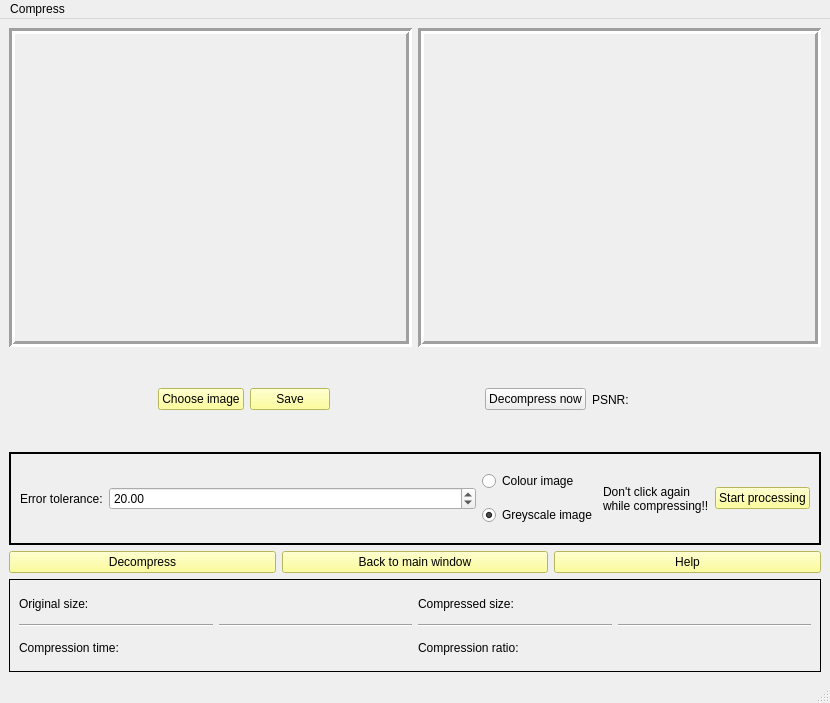
<?xml version="1.0" encoding="UTF-8"?>
<ui version="4.0">
 <class>CompressWindow</class>
 <widget class="QMainWindow" name="CompressWindow">
  <property name="geometry">
   <rect>
    <x>0</x>
    <y>0</y>
    <width>830</width>
    <height>703</height>
   </rect>
  </property>
  <property name="baseSize">
   <size>
    <width>0</width>
    <height>0</height>
   </size>
  </property>
  <property name="windowTitle">
   <string>Compress</string>
  </property>
  <property name="styleSheet">
   <string notr="true"/>
  </property>
  <widget class="QWidget" name="centralwidget">
   <layout class="QGridLayout" name="gridLayout_3">
    <item row="0" column="0">
     <layout class="QGridLayout" name="gridLayout">
      <item row="1" column="0" colspan="2">
       <layout class="QVBoxLayout" name="verticalLayout_6">
        <item>
         <layout class="QHBoxLayout" name="horizontalLayout_2">
          <item>
           <spacer name="horizontalSpacer_3">
            <property name="orientation">
             <enum>Qt::Horizontal</enum>
            </property>
            <property name="sizeHint" stdset="0">
             <size>
              <width>40</width>
              <height>20</height>
             </size>
            </property>
           </spacer>
          </item>
          <item>
           <layout class="QHBoxLayout" name="horizontalLayout_6">
            <item>
             <widget class="QPushButton" name="choosebtn">
              <property name="styleSheet">
               <string notr="true">background-color: rgb(255, 255, 127);</string>
              </property>
              <property name="text">
               <string>Choose image</string>
              </property>
             </widget>
            </item>
            <item>
             <widget class="QPushButton" name="savebtn">
              <property name="styleSheet">
               <string notr="true">background-color: rgb(255, 255, 127);</string>
              </property>
              <property name="text">
               <string>Save</string>
              </property>
             </widget>
            </item>
           </layout>
          </item>
          <item>
           <spacer name="horizontalSpacer_2">
            <property name="orientation">
             <enum>Qt::Horizontal</enum>
            </property>
            <property name="sizeHint" stdset="0">
             <size>
              <width>60</width>
              <height>20</height>
             </size>
            </property>
           </spacer>
          </item>
          <item>
           <layout class="QHBoxLayout" name="horizontalLayout_5">
            <item>
             <widget class="QPushButton" name="uncompressBtn">
              <property name="baseSize">
               <size>
                <width>0</width>
                <height>0</height>
               </size>
              </property>
              <property name="text">
               <string>Decompress now</string>
              </property>
             </widget>
            </item>
            <item>
             <widget class="QLabel" name="PSNR">
              <property name="text">
               <string>PSNR:             </string>
              </property>
             </widget>
            </item>
           </layout>
          </item>
          <item>
           <spacer name="horizontalSpacer_4">
            <property name="orientation">
             <enum>Qt::Horizontal</enum>
            </property>
            <property name="sizeHint" stdset="0">
             <size>
              <width>40</width>
              <height>20</height>
             </size>
            </property>
           </spacer>
          </item>
         </layout>
        </item>
        <item>
         <widget class="QFrame" name="frame">
          <property name="styleSheet">
           <string notr="true"/>
          </property>
          <property name="frameShape">
           <enum>QFrame::Box</enum>
          </property>
          <property name="frameShadow">
           <enum>QFrame::Plain</enum>
          </property>
          <property name="lineWidth">
           <number>2</number>
          </property>
          <layout class="QHBoxLayout" name="horizontalLayout">
           <item>
            <layout class="QHBoxLayout" name="horizontalLayout_4" stretch="0,1">
             <item>
              <widget class="QLabel" name="label">
               <property name="text">
                <string>Error tolerance:</string>
               </property>
              </widget>
             </item>
             <item>
              <widget class="QDoubleSpinBox" name="doubleSpinBox">
               <property name="value">
                <double>20.000000000000000</double>
               </property>
              </widget>
             </item>
            </layout>
           </item>
           <item>
            <layout class="QVBoxLayout" name="verticalLayout_5">
             <item>
              <widget class="QRadioButton" name="colorfulphoto">
               <property name="text">
                <string>Colour image</string>
               </property>
              </widget>
             </item>
             <item>
              <widget class="QRadioButton" name="blackphoto">
               <property name="text">
                <string>Greyscale image</string>
               </property>
               <property name="checked">
                <bool>true</bool>
               </property>
              </widget>
             </item>
            </layout>
           </item>
           <item>
            <widget class="QLabel" name="tipText">
             <property name="text">
              <string>Don't click again
while compressing!!</string>
             </property>
            </widget>
           </item>
           <item>
            <widget class="QPushButton" name="runbtn">
             <property name="styleSheet">
              <string notr="true">background-color: rgb(255, 255, 127);</string>
             </property>
             <property name="text">
              <string>Start processing</string>
             </property>
            </widget>
           </item>
          </layout>
         </widget>
        </item>
        <item>
         <layout class="QHBoxLayout" name="horizontalLayout_3">
          <item>
           <widget class="QPushButton" name="unbtn">
            <property name="styleSheet">
             <string notr="true">background-color: rgb(255, 255, 127);</string>
            </property>
            <property name="text">
             <string>Decompress</string>
            </property>
           </widget>
          </item>
          <item>
           <widget class="QPushButton" name="mainbtn">
            <property name="styleSheet">
             <string notr="true">background-color: rgb(255, 255, 127);</string>
            </property>
            <property name="text">
             <string>Back to main window</string>
            </property>
           </widget>
          </item>
          <item>
           <widget class="QPushButton" name="helpbtn">
            <property name="styleSheet">
             <string notr="true">background-color: rgb(255, 255, 127);</string>
            </property>
            <property name="text">
             <string>Help</string>
            </property>
           </widget>
          </item>
         </layout>
        </item>
        <item>
         <widget class="QFrame" name="frame_4">
          <property name="frameShape">
           <enum>QFrame::Box</enum>
          </property>
          <property name="frameShadow">
           <enum>QFrame::Plain</enum>
          </property>
          <layout class="QGridLayout" name="gridLayout_2">
           <item row="0" column="0">
            <layout class="QVBoxLayout" name="verticalLayout">
             <item>
              <widget class="QLabel" name="label_2">
               <property name="text">
                <string>Original size:    </string>
               </property>
              </widget>
             </item>
             <item>
              <widget class="Line" name="line">
               <property name="orientation">
                <enum>Qt::Horizontal</enum>
               </property>
              </widget>
             </item>
             <item>
              <widget class="QLabel" name="label_4">
               <property name="text">
                <string>Compression time:</string>
               </property>
              </widget>
             </item>
            </layout>
           </item>
           <item row="0" column="1">
            <layout class="QVBoxLayout" name="verticalLayout_2">
             <item>
              <widget class="QLabel" name="formerSize">
               <property name="text">
                <string/>
               </property>
              </widget>
             </item>
             <item>
              <widget class="Line" name="line_2">
               <property name="orientation">
                <enum>Qt::Horizontal</enum>
               </property>
              </widget>
             </item>
             <item>
              <widget class="QLabel" name="compressTime">
               <property name="text">
                <string/>
               </property>
              </widget>
             </item>
            </layout>
           </item>
           <item row="0" column="2">
            <layout class="QVBoxLayout" name="verticalLayout_3">
             <item>
              <widget class="QLabel" name="label_3">
               <property name="text">
                <string>Compressed size:   </string>
               </property>
              </widget>
             </item>
             <item>
              <widget class="Line" name="line_3">
               <property name="orientation">
                <enum>Qt::Horizontal</enum>
               </property>
              </widget>
             </item>
             <item>
              <widget class="QLabel" name="label_5">
               <property name="text">
                <string>Compression ratio:</string>
               </property>
              </widget>
             </item>
            </layout>
           </item>
           <item row="0" column="3">
            <layout class="QVBoxLayout" name="verticalLayout_4">
             <item>
              <widget class="QLabel" name="newSize">
               <property name="text">
                <string/>
               </property>
              </widget>
             </item>
             <item>
              <widget class="Line" name="line_4">
               <property name="orientation">
                <enum>Qt::Horizontal</enum>
               </property>
              </widget>
             </item>
             <item>
              <widget class="QLabel" name="compressRate">
               <property name="text">
                <string/>
               </property>
              </widget>
             </item>
            </layout>
           </item>
          </layout>
         </widget>
        </item>
       </layout>
      </item>
      <item row="0" column="1">
       <widget class="QFrame" name="frame_3">
        <property name="frameShape">
         <enum>QFrame::Box</enum>
        </property>
        <property name="frameShadow">
         <enum>QFrame::Sunken</enum>
        </property>
        <property name="lineWidth">
         <number>3</number>
        </property>
        <property name="midLineWidth">
         <number>0</number>
        </property>
        <layout class="QGridLayout" name="gridLayout_4">
         <item row="0" column="0">
          <widget class="QLabel" name="secondlphoto">
           <property name="minimumSize">
            <size>
             <width>0</width>
             <height>0</height>
            </size>
           </property>
           <property name="text">
            <string/>
           </property>
          </widget>
         </item>
        </layout>
       </widget>
      </item>
      <item row="0" column="0">
       <widget class="QFrame" name="frame_2">
        <property name="frameShape">
         <enum>QFrame::Box</enum>
        </property>
        <property name="frameShadow">
         <enum>QFrame::Sunken</enum>
        </property>
        <property name="lineWidth">
         <number>3</number>
        </property>
        <property name="midLineWidth">
         <number>0</number>
        </property>
        <layout class="QGridLayout" name="gridLayout_5">
         <item row="0" column="0">
          <widget class="QLabel" name="firstphoto">
           <property name="text">
            <string/>
           </property>
          </widget>
         </item>
        </layout>
       </widget>
      </item>
     </layout>
    </item>
   </layout>
  </widget>
  <widget class="QMenuBar" name="menubar">
   <property name="geometry">
    <rect>
     <x>0</x>
     <y>0</y>
     <width>830</width>
     <height>21</height>
    </rect>
   </property>
   <widget class="QMenu" name="menu">
    <property name="title">
     <string>Compress</string>
    </property>
   </widget>
   <addaction name="menu"/>
  </widget>
  <widget class="QStatusBar" name="statusbar"/>
 </widget>
 <resources/>
 <connections/>
</ui>
